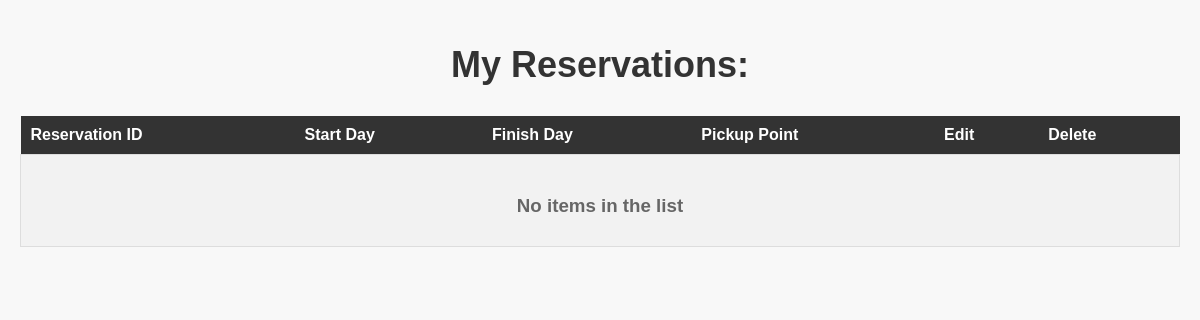
/reservations/, run on an earlier commit of the app's database.
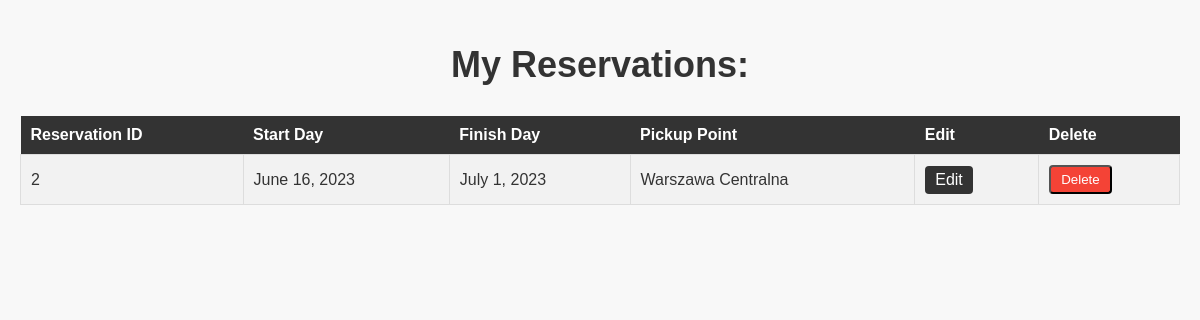
And on a later commit of the database.
### bike_app/models.py (models this page shows)
class Reservation(models.Model):
    Reservation_id = models.AutoField(primary_key=True) #Reservation Id
    start_day = models.DateField(default=timezone.now)
    finish_day = models.DateField(default=timezone.now)
    insurance = models.BooleanField(default=False)
    delivery_method = models.CharField(
        max_length=10,
        choices=(
            ('pick_up', 'Pick Up'),
            ('delivery', 'Delivery')
        ),
         default='pick_up'
    )
    pickup_point = models.CharField(
        max_length=100,
        blank=True,
        null=True,
        choices=(
            ('Warszawa Zachodnia', 'Warszawa Zachodnia'),
            ('Warszawa Centralna', 'Warszawa Centralna'),
            ('Warszawa Wschodnia', 'Warszawa Wschodnia')
        ),
       default='Warszawa Centralna'
    )

### bike_app/views.py (the view)
# urls.py: path('reservations/', ReservationList.as_view(), name='reservations'),
class ReservationList(ListView):
    model = Reservation
    context_object_name = 'reservations'

### bike_app/templates/bike_app/reservation_list.html (shortened to what this page needs)
<!DOCTYPE html>
<html>
<head>
</head>
<body>
    <h1>My Reservations:</h1>
    <table>
        <tr>
            <th>Reservation ID</th>
            <th>Start Day</th>
            <th>Finish Day</th>
            <th>Pickup Point</th>
            <th>Edit</th>
            <th>Delete</th>
        </tr>
        {% for reservation in reservations %}
        <tr>
            <td>{{ reservation.Reservation_id }}</td>
            <td>{{ reservation.start_day }}</td>
            <td>{{ reservation.finish_day }}</td>
            <td>{{ reservation.pickup_point }}</td>
            <td><a href="{% url 'bike_app:reservation-update' reservation.pk %}" class="edit-button">Edit</a></td>
            <td>
                <form action="{% url 'bike_app:reservation-delete' reservation.pk %}" method="POST" class="delete-form">
                    <input type="submit" value="Delete" class="delete-button">
                </form>
            </td>
        </tr>
        {% empty %}
        <tr>
            <td colspan="6"><h3>No items in the list</h3></td>
        </tr>
        {% endfor %}
    </table>
</body>
</html>

### bike_app/templates/bike_app/reservation_list.html (style rules this page uses)
body { font-family: Arial, sans-serif; margin: 0; padding: 20px; background-color: #f8f8f8; }
h1 { color: #333; text-align: center; font-size: 36px; margin-bottom: 30px; }
table { border-collapse: collapse; width: 100%; margin-top: 20px; }
th { background-color: #333; color: #fff; font-weight: bold; padding: 10px; text-align: left; }
td { border: 1px solid #ddd; padding: 10px; color: #333; }
tr:nth-child(even) { background-color: #f2f2f2; }
.edit-button { display: inline-block; padding: 5px 10px; background-color: #333; color: #fff; text-decoration: none; border-radius: 4px; margin-right: 5px; }
.delete-button { display: inline-block; padding: 5px 10px; background-color: #f44336; color: #fff; text-decoration: none; border-radius: 4px; }
.delete-form { display: inline-block; }

What changed in the data, as far as the page shows it:
added Reservation: Reservation_id "2", start_day "June 16, 2023", finish_day "July 1, 2023", pickup_point "Warszawa Centralna"
Also different on the page:
text no longer shown: "No items in the list"
